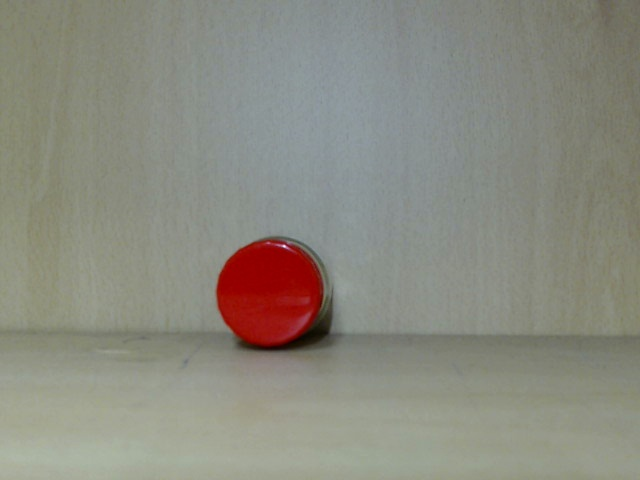
#> input picture opencv/convolution/image/redcircle.jpg, 640 x 480 px
$ python colorSearch.py
#> lines starting #> are read from the running program, lines starting #| are printed output that depends on the picture; after the words box and inside, x2 and y2 are one past the last pixel; in counts of white or black regions, pixels touching at a corner belong together
### opencv/convolution/stackImage.py
# function imageStack

import cv2
import numpy as np
import matplotlib

def stackImages(scale, imgArray):

    rows = len(imgArray)
    cols = len(imgArray[0])

    rowsAvailable = isinstance(imgArray[0], list)
    width = imgArray[0][0].shape[1]
    height = imgArray[0][0].shape[0]

    if rowsAvailable:
        for x in range ( 0, rows):
            for y in range(0, cols):
                if imgArray[x][y].shape[:2] == imgArray[0][0].shape[:2]:
                    imgArray[x][y] = cv2.resize(imgArray[x][y], (0, 0), None, scale, scale)

                else:
                    imgArray[x][y] = cv2.resize(imgArray[x][y],
                                                (imgArray[0][0].shape[1], imgArray[0][0].shape[0]),
                                                None, scale, scale)
                if len(imgArray[x][y].shape) == 2:
                    imgArray[x][y] = cv2.cvtColor(imgArray[x][y], cv2.COLOR_GRAY2BGR)


        imageBlank = np.zeros((height, width, 3), np.uint8)
        hor = [imageBlank]*rows
        # hor_con = [imageBlank]*rows
        for x in range(0, rows):
            hor[x] = np.hstack(imgArray[x])
        ver = np.vstack(hor)
    else:
        for x in range(0, rows):
            if imgArray[x].shape[:2] == imgArray[0].shape[:2]:
                imgArray[x] = cv2.resize(imgArray[x], (0, 0), None, scale, scale)
            else:
                imgArray[x] = cv2.resize(imgArray[x],
                                         (imgArray[0].shape[1], imgArray[0].shape[0]),
                                         None,scale, scale)
            if len(imgArray[x].shape) == 2: imgArray[x] = cv2.cvtColor(imgArray[x], cv2.COLOR_GRAY2BGR)
        hor = np.hstack(imgArray)
        ver = hor
    return ver


# [17 lines of commented-out code are left out]

### opencv/convolution/colorSearch.py
import cv2
import numpy as np
import stackImage as SI

img = cv2.imread('image/redcircle.jpg', cv2.COLOR_BGR2GRAY)
#> img is the input picture: shape (480, 640, 3); mean B, G, R 128, 138.8, 139

def empty(a):
    pass

titles = "TrackBars"
cv2.namedWindow(titles)
cv2.resizeWindow(titles,640,240)
cv2.createTrackbar("Hue Min",titles,0,179,empty)
cv2.createTrackbar("Hue Max",titles,19,179,empty)
cv2.createTrackbar("Sat Min",titles,110,255,empty)
cv2.createTrackbar("Sat Max",titles,240,255,empty)
cv2.createTrackbar("Val Min",titles,153,255,empty)
cv2.createTrackbar("Val Max", titles,255,255,empty)

while True:
    imgHSV = cv2.cvtColor(img,cv2.COLOR_BGR2HSV)
#> imgHSV: shape (480, 640, 3); mean H, S, V 46.6, 30.2, 143
    h_min = cv2.getTrackbarPos("Hue Min",titles)
    h_max = cv2.getTrackbarPos("Hue Max", titles)
    s_min = cv2.getTrackbarPos("Sat Min", titles)
    s_max = cv2.getTrackbarPos("Sat Max", titles)
    v_min = cv2.getTrackbarPos("Val Min", titles)
    v_max = cv2.getTrackbarPos("Val Max", titles)


    lower = np.array([h_min,s_min,v_min])
    upper = np.array([h_max,s_max,v_max])
    mask = cv2.inRange(imgHSV,lower,upper)
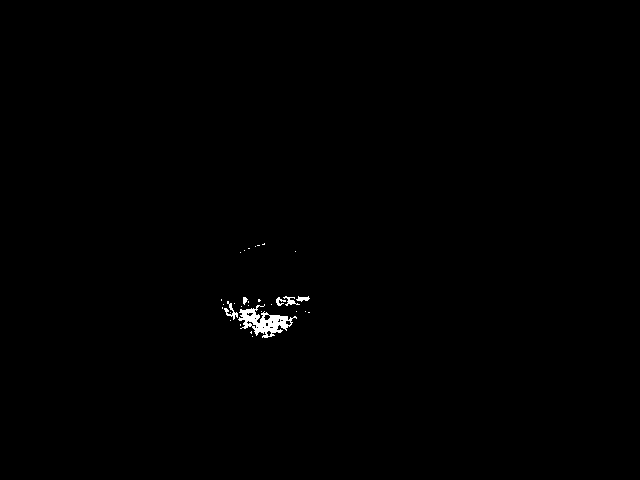
#> mask: shape (480, 640); 0.36% white; 31 white regions (25 under 20 px), largest, box (x1, y1, x2, y2) and area: (238, 304, 297, 338) 806, (224, 301, 238, 320) 88, (283, 296, 300, 306) 63, (296, 296, 310, 302) 48, (276, 297, 286, 306) 44, (243, 297, 248, 305) 26
    imgResult = cv2.bitwise_and(img,img,mask=mask)


    # [4 lines of commented-out code are left out]

    imgStack = SI.stackImages(0.6, ([img, imgHSV], [mask, imgResult]))
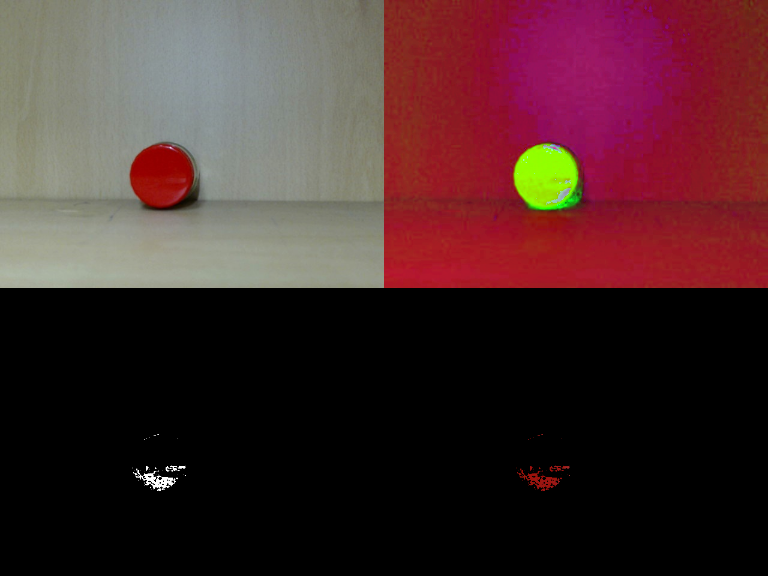
#> imgStack: shape (576, 768, 3); mean B, G, R 43.9, 42.5, 70.9
    cv2.imshow("Stacked Image", imgStack)

    if cv2.waitKey(1) & 0xff == ord('q'):
#> (key q is pressed here)
        break

cv2.destroyAllWindows()
